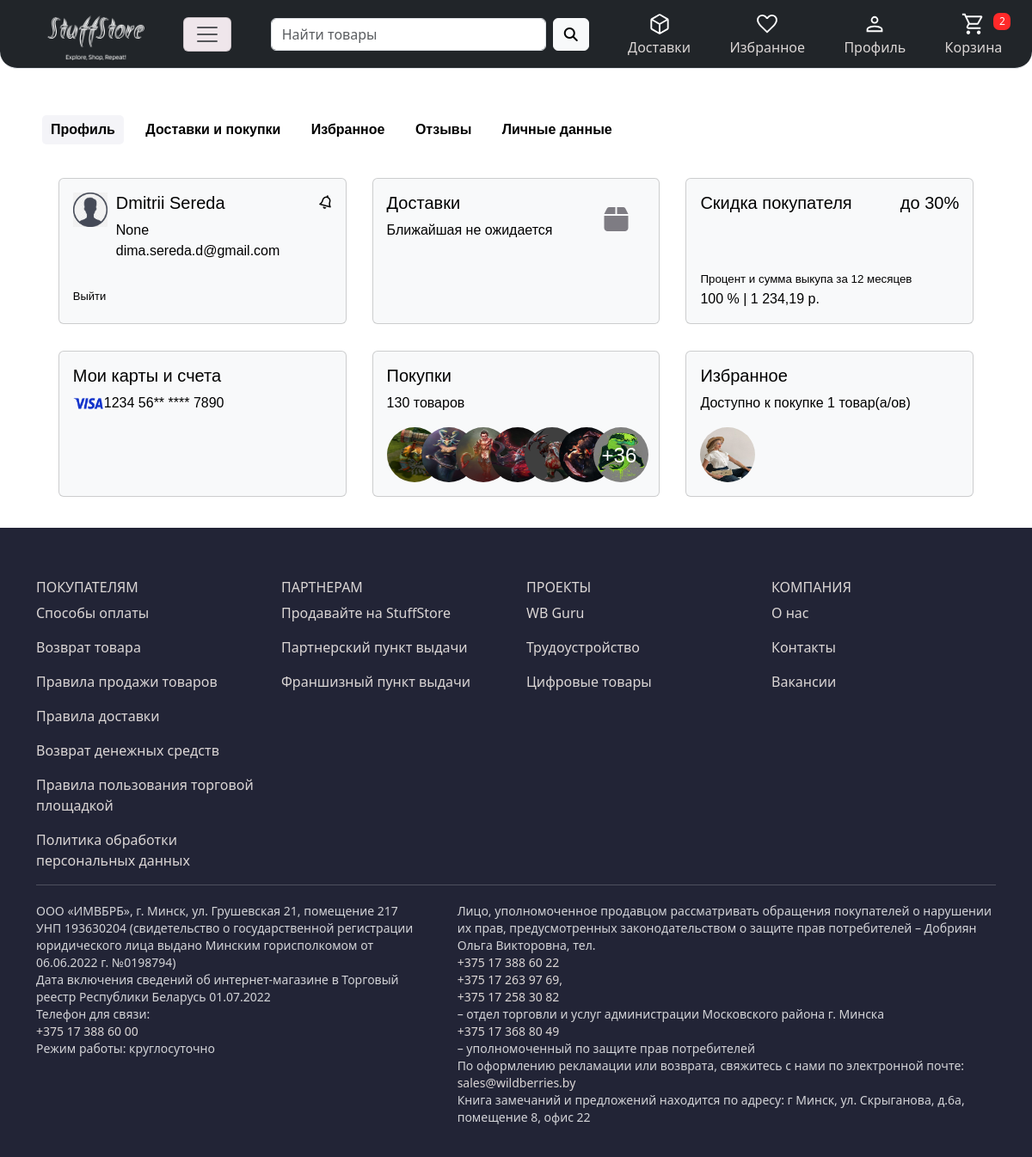
/profile/ (signed in), run on the app's committed database.
### users/models.py (models this page shows)
class User(AbstractUser):
    MAN = "0"
    WOMAN = "1"
    GENDER = (
        (MAN, 'Муж.'),
        (WOMAN, 'Жен.')
    )
    phone = models.CharField(max_length=13, null=True, blank=True)
    gender = models.CharField(default=MAN, choices=GENDER, max_length=1, null=True, blank=True)
    card = models.OneToOneField(to=Card, on_delete=models.PROTECT, null=True)

### basket/models.py (models this page shows)
class Favorites(models.Model):
    user = models.ForeignKey(User, on_delete=models.CASCADE)
    product = models.ForeignKey(Product, on_delete=models.CASCADE, related_name='favorite')

### products/models.py (models this page shows, shortened)
class Product(models.Model):
    name = models.CharField(max_length=128)
    price = models.DecimalField(max_digits=10, decimal_places=2)
    description = models.TextField()
    quantity = models.PositiveIntegerField(default=0)
    slug = models.SlugField(max_length=255, unique=True, db_index=True)
    subcategory = models.ForeignKey(to=SubCategory, on_delete=models.PROTECT)
    def get_absolute_url(self):
        return reverse('products:product_page', kwargs={'subcategory_slug': self.subcategory.slug, 'product_id': self.pk})

class ProductImages(models.Model):
    product = models.ForeignKey(to=Product, on_delete=models.PROTECT, related_name='images')
    image = models.ImageField(upload_to='products_images')

### users/views.py (the view)
# urls.py: path('profile/', ProfileView.as_view(), name='profile'),
class ProfileView(BaseMixin, DetailView):
    model = User
    template_name = 'users/profile.html'
    title = 'StuffStore - Профиль'
    def get_object(self, queryset=None) -> Model:
        return self.request.user
    def get_context_data(self, **kwargs):
        context = super().get_context_data(**kwargs)
        context['favorites_products'] = Favorites.objects.filter(user=self.request.user)
        return context

### products/mixins.py (called while the page is built)
    def get_context_data(self, **kwargs):
        context = super(BaseMixin, self).get_context_data(**kwargs)
        context.update({'title': self.title, 'categories': Category.objects.all(),
                        'subcategories': SubCategory.objects.all(),
                        'navbar': navbar_list, 'footer': footer_list,
                        'logo': payment_list, 'bought_cards': cards, 'shopping': shopping_cards,
                        'payment_list': favourite_cards,
                        })
        if not isinstance(self.request.user, AnonymousUser):
            context['basket_counter'] = Basket.objects.filter(user=self.request.user).count()
        return context

### products/models.py (called while the page is built)
    def get_absolute_url(self):
        return reverse('products:catalog', kwargs={'subcategory_slug': self.slug})

### products/templatetags/custom_tags.py (called while the page is built)
@register.simple_tag
def multiply(x, y):
    return str(x*y)

### users/templates/users/profile.html
{% extends 'products/base.html' %}
{% load custom_tags %}
{% block content %}
    <div class="nav_content_profile">
        <ul class="title_nav">
            <li><a href="{% url 'users:profile' %}" class="nav profile"><b>Профиль</b></a></li>
            <li><a href="{% url 'products:delivery' %}" class="nav delivery_and_purchases"><b>Доставки и
                покупки</b></a></li>
            <li><a href="{% url 'basket:favorites' %}" class="nav favourite"><b>Избранное</b></a></li>
            <li><a href="{% url 'products:reviews' %}" class="nav reviews"><b>Отзывы</b></a></li>
            <li><a href="{% url 'users:details' %}" class="nav details"><b>Личные данные</b></a></li>
        </ul>
    </div>
    {% if user.is_authenticated %}
        <div style="content: center; display: flex; justify-content: center; flex-wrap: wrap;margin-top: 20px">
            <div class="card text-bg-light mb-3" style="width: 30%; margin: 15px;">
                <div class="card-body" style="display: flex;">
                    <div style="flex-grow: 1;">
                        <div class="profile-user__header" style="display: flex;">
                            <div>
                                <img src="\static\products\images\avatar.png" alt="" width="40" height="40"
                                     style="border-radius: 100; margin-right: 10px;">
                            </div>
                            <div>
                                <a href="{% url 'users:details' %}" style="color: black;">
                                    <h5 class="card-title">{{ user.first_name }} {{ user.last_name }}</h5>
                                </a>
                                <p style="margin-bottom: 0;">{{ user.phone }}</p>
                                <p>{{ user.email }}</p>
                            </div>
                        </div>
                        <div class="logout">
                            <a href="{% url 'users:logout' %}">Выйти</a>
                        </div>
                    </div>
                    <div class="profile-user__notice">
                        <a href="#" style="color: black;"><i class="fa-regular fa-bell fa-rotate-by"
                                                             style="--fa-rotate-angle: 15deg;"></i></a>
                    </div>
                </div>
            </div>
            <div class="card text-bg-light mb-3" style="width: 30%; margin: 15px;">
                <div class="card-body" style="display: flex;">
                    <div style="flex-grow: 1;">
                        <a href="{% url 'products:delivery' %}" style="color:#000000">
                            <h5 class="card-title">
                                Доставки</h5>
                        </a>
                        <p class="card-text">Ближайшая не ожидается</p>
                    </div>
                    <div style="padding: 20px;">
                        <i class="fa-solid fa-box fa-2xl" style="color: #7e7c83;"></i>
                    </div>
                </div>
            </div>
            <div class="card text-bg-light mb-3" style="width: 30%; margin: 15px;">
                <div class="card-body" style="display: flex; flex-flow: column;">
                    <div style="display: flex; flex-grow: 1;">
                        <div style="flex-grow: 1;">
                            <h5 class="card-title" style="display: inline-block;">Скидка покупателя</h5>
                        </div>
                        <div>
                            <h5 style="display: inline-block;">до 30%</h5>
                        </div>
                    </div>
                    <div>
                        <span style="font-size: smaller;">Процент и сумма выкупа за 12 месяцев</span>
                        <p style="margin: 0;">100 % | 1 234,19 р.</p>
                    </div>
                </div>
            </div>
            <div class="card text-bg-light mb-3" style="width: 30%; margin: 15px;">
                <div class="card-body">
                    <a href="{% url 'users:details' %}" style="color: black">
                        <h5 class="card-title">Мои карты и
                            счета</h5>
                    </a>
                    <div><span><img src="\static\products\images\footer\visa.png" alt="image" height="23"
                                    width="36"></span><span>1234 56** **** 7890</span></div>
                </div>
            </div>
            <div class="card text-bg-light mb-3" style="width: 30%; margin: 15px;">
                <div class="card-body">
                    <div>
                        <a href="#" style="color: black;">
                            <a href="{% url 'products:history' %}" style="color: black">
                                <h5 class="card-title">
                                    Покупки</h5>
                            </a>
                        </a>
                    </div>
                    <div>
                        <p>130 товаров</p>
                    </div>
                    <div style="height: 64px; position: relative;">
                        <img src="/media/images/cards/4.jpg" alt="" width="64" height="64"
                             style="border-radius: 100px; position: absolute; left: 0px;">
                        <img src="/media/images/cards/5.jpg" alt="" width="64" height="64"
                             style="border-radius: 100px; position: absolute; left: 40px;">
                        <img src="/media/images/cards/6.jpg" alt="" width="64" height="64"
                             style="border-radius: 100px; position: absolute; left: 80px;">
                        <img src="/media/images/cards/7.png" alt="" width="64" height="64"
                             style="border-radius: 100px; position: absolute; left: 120px;">
                        <img src="/media/images/cards/8.png" alt="" width="64" height="64"
                             style="border-radius: 100px; position: absolute; left: 160px;">
                        <img src="/media/images/cards/1.jpg" alt="" width="64" height="64"
                             style="border-radius: 100px; position: absolute; left: 200px;">
                        <img src="/media/images/cards/9.jpg" alt="" width="64" height="64"
                             style="border-radius: 100px; position: absolute; left: 240px;">
                        <span
                                style="color: white; position: absolute; left: 250px; top: 15px; font-size: x-large; text-shadow: 0 0 8px #0006;">+36</span>
                    </div>
                </div>
            </div>
            <div class="card text-bg-light mb-3" style="width: 30%; margin: 15px;">
                <div class="card-body">
                    <div>
                        <a href="#" style="color: black;">
                            <a href="{% url 'basket:favorites' %}" style="color: black">
                                <h5 class="card-title">
                                    Избранное</h5>
                            </a>
                        </a>
                    </div>
                    <div>
                        <p>Доступно к покупке {{ favorites_products|length }} товар(а/ов)</p>
                    </div>
                    <div style="height: 64px; position: relative;">
                        {% for product in favorites_products %}
                            {% multiply forloop.counter|add:'-1' 40 as left %}
                            <a href="{{ product.product.get_absolute_url }}"><img
                                    src="{{ product.product.images.first.image.url }}" alt="" width="64" height="64"
                                    style="border-radius: 100px; position: absolute; left: {{ left }}px;"></a>
                        {% endfor %}
                    </div>
                </div>
            </div>
        </div>
    {% else %}
        <div style="text-align: center;">
            <h1>Для входа в личный кабинет необходимо авторизоваться</h1>
        </div>
    {% endif %}
{% endblock %}

### products/static/products/css/delivery.css (style rules this page uses)
.title_nav { margin: 0; padding: 4px; }

### products/static/products/css/profile.css (style rules this page uses)
.nav_content_profile ul li { list-style-type: none; display: inline; margin-right: 5px; padding: 3px; }
.title_nav { margin: 0; padding: 4px; }
.nav_content_profile { margin-top: 50px; }
.nav_content_profile .nav:not(.profile) { color: black; text-align: center; text-decoration: none; display: inline-block; font-size: 16px; padding: 5px 10px 5px 10px; background-color: transparent; border: none; border-radius: 5px; }
.nav_content_profile .profile { color: black; background-color: rgb(244, 244, 248); border: none; text-align: center; text-decoration: none; display: inline-block; font-size: 16px; padding: 5px 10px 5px 10px; border-radius: 5px; }
.logout { font-size: small; margin-bottom: 5px; margin-top: 15px; }
.logout a { color: black; }

### products/static/products/css/favourite.css (style rules this page uses)
.title_nav { margin: 0; padding: 4px; }

### products/static/products/css/details.css (style rules this page uses)
.title_nav { margin: 0; padding: 4px; }

### products/static/products/css/reviews.css (style rules this page uses)
.title_nav { margin: 0; padding: 4px; }

### data on the page
User: first_name "Dmitrii", last_name "Sereda", phone "None", email "dima.sereda.d@gmail.com"
Favorites: product.images.first.image (picture)

### other printed values
{{ favorites_products|length }} "1"
{{ foot.title }} "ПОКУПАТЕЛЯМ" "ПАРТНЕРАМ" "ПРОЕКТЫ" "КОМПАНИЯ"
{{ discr.title }} "Способы оплаты" "Возврат товара" "Правила продажи товаров" "Правила доставки" "Возврат денежных средств" "Правила пользования торговой площадкой" "Политика обработки персональных данных" "Продавайте на StuffStore" "Партнерский пункт выдачи" "Франшизный пункт выдачи" "WB Guru" "Трудоустройство" "Цифровые товары" "О нас" "Контакты" "Вакансии"
